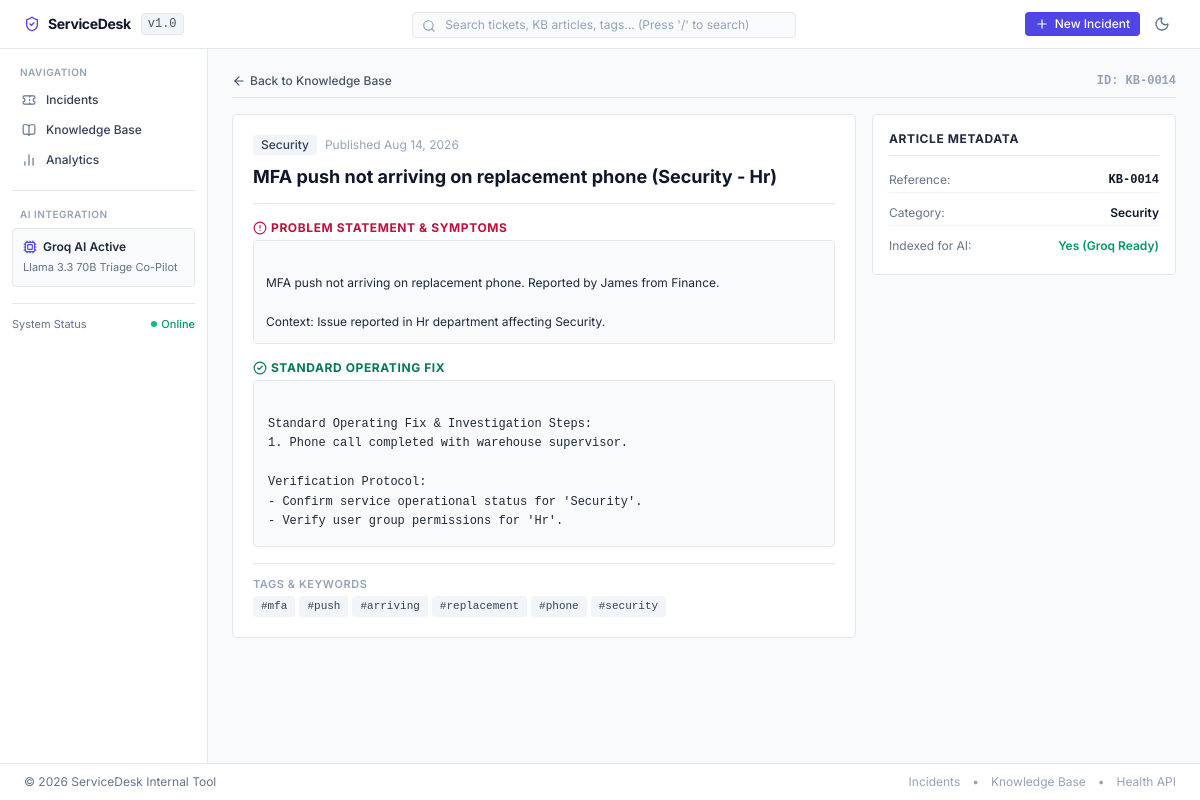
/kb/14, run on the app's committed database.
### app/models.py (models this page shows)
class KBArticle(Base):
    __tablename__ = "kb_articles"
    id = Column(Integer, primary_key=True, index=True, autoincrement=True)
    title = Column(String(255), nullable=False)
    category = Column(String(100), nullable=False)
    problem = Column(Text, nullable=False)
    solution = Column(Text, nullable=False)
    keywords = Column(Text, nullable=True)
    created_at = Column(DateTime(timezone=True), default=utc_now)

### app/routers/kb.py (the view)
@router.get("/kb/{article_id}", response_class=HTMLResponse)
async def view_kb_article(
    request: Request,
    article_id: int,
    created: Optional[bool] = False,
    db: Session = Depends(get_db)
):
    article = KBService.get_article_by_id(db, article_id)
    if not article:
        raise HTTPException(status_code=404, detail=f"Knowledge Base article #{article_id} not found")
    return templates.TemplateResponse(
        request=request,
        name="kb/detail.html",
        context={
            "app_name": settings.APP_NAME,
            "article": article,
            "created": created
        }
    )

### app/templates/kb/detail.html (shortened to what this page needs)
{% extends "base.html" %}
{% block content %}
<div class="space-y-4">
    <div class="flex items-center justify-between pb-2 border-b border-slate-200 dark:border-slate-800">
        <a href="/kb" class="inline-flex items-center gap-1 text-xs font-medium text-slate-600 dark:text-slate-400 hover:text-indigo-600 transition">
            <i data-lucide="arrow-left" class="w-3.5 h-3.5"></i>
            <span>Back to Knowledge Base</span>
        </a>
        <span class="font-mono text-xs font-semibold text-slate-400">ID: KB-{{ "%04d" % article.id }}</span>
    </div>
    <div class="grid grid-cols-1 lg:grid-cols-12 gap-4">
        <div class="lg:col-span-8 space-y-4">
            <div class="rounded border border-slate-200 dark:border-slate-800 bg-white dark:bg-slate-900 p-5 shadow-xs space-y-4">
                <div class="pb-3 border-b border-slate-200 dark:border-slate-800 space-y-2">
                    <div class="flex items-center gap-2">
                        <span class="text-xs px-2 py-0.5 rounded bg-slate-100 dark:bg-slate-800 text-slate-700 dark:text-slate-300 font-medium">
                            {{ article.category }}
                        </span>
                        <span class="text-xs text-slate-400">Published {{ article.created_at.strftime('%b %d, %Y') }}</span>
                    </div>
                    <h1 class="text-base sm:text-lg font-bold text-slate-900 dark:text-white">
                        {{ article.title }}
                    </h1>
                </div>
                <div class="space-y-1">
                    <h2 class="text-xs font-bold uppercase tracking-wider text-rose-700 dark:text-rose-400 flex items-center gap-1">
                        <i data-lucide="alert-circle" class="w-3.5 h-3.5"></i>
                        <span>Problem Statement & Symptoms</span>
                    </h2>
                    <div class="p-3 rounded border border-slate-200 dark:border-slate-800 bg-slate-50 dark:bg-slate-950 text-xs text-slate-800 dark:text-slate-200 leading-relaxed whitespace-pre-line">
                        {{ article.problem }}
                    </div>
                </div>
                <div class="space-y-1">
                    <h2 class="text-xs font-bold uppercase tracking-wider text-emerald-700 dark:text-emerald-400 flex items-center gap-1">
                        <i data-lucide="check-circle-2" class="w-3.5 h-3.5"></i>
                        <span>Standard Operating Fix</span>
                    </h2>
                    <div class="p-3.5 rounded border border-slate-200 dark:border-slate-800 bg-slate-50 dark:bg-slate-950 text-xs text-slate-800 dark:text-slate-200 leading-relaxed whitespace-pre-line font-mono">
                        {{ article.solution }}
                    </div>
                </div>
                {% if article.keywords %}
                    <div class="pt-3 border-t border-slate-200 dark:border-slate-800 space-y-1">
                        <span class="text-[11px] font-semibold text-slate-400 uppercase tracking-wider block">Tags & Keywords</span>
                        <div class="flex flex-wrap gap-1">
                            {% for kw in article.keywords.split(',') %}
                                <a href="/kb?q={{ kw.strip() }}" class="px-2 py-0.5 rounded bg-slate-100 dark:bg-slate-800 text-slate-700 dark:text-slate-300 hover:text-indigo-600 text-[11px] font-mono transition">
                                    #{{ kw.strip() }}
                                </a>
                            {% endfor %}
                        </div>
                    </div>
                {% endif %}
            </div>
        </div>
        <div class="lg:col-span-4 space-y-4">
            <div class="rounded border border-slate-200 dark:border-slate-800 bg-white dark:bg-slate-900 p-4 shadow-xs space-y-3">
                <h3 class="text-xs font-bold uppercase tracking-wider text-slate-800 dark:text-slate-200 pb-2 border-b border-slate-200 dark:border-slate-800">
                    Article Metadata
                </h3>
                <div class="space-y-2 text-xs">
                    <div class="flex justify-between py-1 border-b border-slate-100 dark:border-slate-800">
                        <span class="text-slate-500">Reference:</span>
                        <span class="font-mono font-semibold">KB-{{ "%04d" % article.id }}</span>
                    </div>
                    <div class="flex justify-between py-1 border-b border-slate-100 dark:border-slate-800">
                        <span class="text-slate-500">Category:</span>
                        <span class="font-semibold">{{ article.category }}</span>
                    </div>
                    <div class="flex justify-between py-1">
                        <span class="text-slate-500">Indexed for AI:</span>
                        <span class="font-semibold text-emerald-600 dark:text-emerald-400">Yes (Groq Ready)</span>
                    </div>
                </div>
            </div>
        </div>
    </div>
</div>
{% endblock %}

### app/static/css/style.css (style rules this page uses)
body { font-family: 'Inter', -apple-system, BlinkMacSystemFont, "Segoe UI", Roboto, sans-serif; color: #0f172a; background-color: #f8fafc; }

### data on the page
KBArticle: id "0014", category "Security", created_at "Aug 14, 2026", title "MFA push not arriving on replacement phone (Security - Hr)", problem "MFA push not arriving on replacement phone. Reported by James from Finance. Context: Issue reported in Hr department affecting Security.", solution "Standard Operating Fix & Investigation Steps: 1. Phone call completed with warehouse supervisor. Verification Protocol: - Confirm service operational status for 'Security'. - Verify user group permissions for 'Hr'."

### other printed values
{{ kw.strip() }} "mfa" "push" "arriving" "replacement" "phone" "security"
